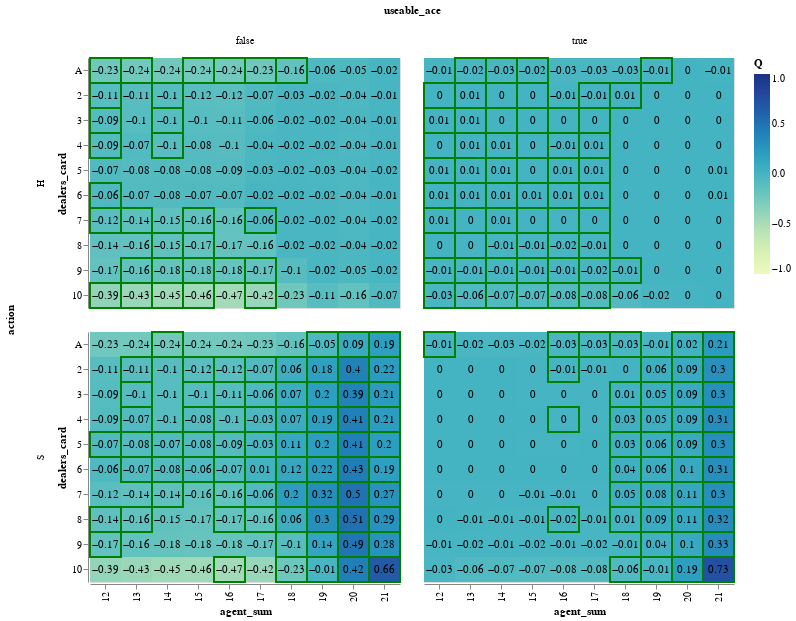

The notebook cell saved with this chart:
### Code cell
bj.plot('Q', width=310, height=250) ## alpha = 1/2000 epsilon = 0.01

### Figure 1 — Vega-Lite specification as saved in the notebook (floating-point values rounded to 4 significant figures; data arrays with more than 128 entries replaced by an {"elided": "..."} marker saying what was removed)
{"config": {"view": {"continuousWidth": 300, "continuousHeight": 300}}, "data": {"name": "data-de6194beca59827ab0edca8530c4fbfe"}, "facet": {"column": {"field": "useable_ace", "type": "nominal"}, "row": {"field": "action", "type": "nominal"}}, "spec": {"layer": [{"mark": {"type": "rect"}, "encoding": {"color": {"field": "Q", "scale": {"domain": [-1, 1]}, "type": "quantitative"}, "x": {"field": "agent_sum", "type": "ordinal"}, "y": {"field": "dealers_card", "type": "ordinal"}}}, {"mark": {"type": "rect", "fill": null, "stroke": "green", "strokeWidth": 2}, "encoding": {"x": {"field": "agent_sum", "type": "ordinal"}, "y": {"field": "dealers_card", "type": "ordinal"}}, "transform": [{"filter": "(datum.opt === 1)"}]}, {"mark": {"type": "text"}, "encoding": {"text": {"field": "rounded", "type": "quantitative"}, "x": {"field": "agent_sum", "type": "ordinal"}, "y": {"field": "dealers_card", "type": "ordinal"}}}], "height": 250, "width": 310}, "$schema": "https://vega.github.io/schema/vega-lite/v5.8.0.json", "datasets": {"data-de6194beca59827ab0edca8530c4fbfe": {"elided": "400 records"}}}
